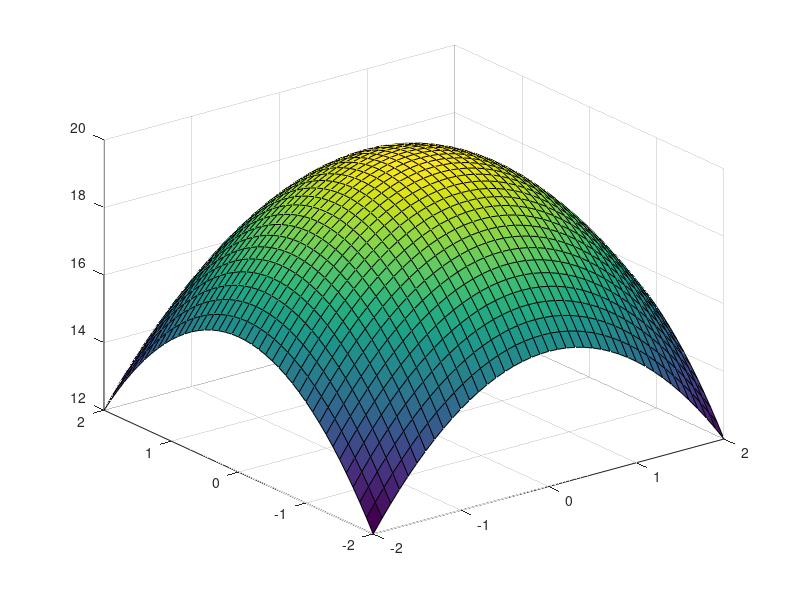

Recreate this plot in MATLAB. (Note: this script raises an error after producing the figure.)
clear all;

u = -2 : 1/10 : 2;
v = -2 : 1/10 : 2;

[X, Y] = meshgrid(u, v);

g = @(x,y) sin (sqrt (x.^2 + y.^2)) ./ sqrt (x.^2 + y.^2);

f = @(x,y) 20 - x.^2 - y.^2;
F = @(x,y,z) z + x.^2 + y.^2 - 20

dfdx = @(x, y, z) 10 * (F(x, y, z) - F(x + 0.1, y, z));
dfdy = @(x, y, z) 10 * (F(x, y, z) - F(x, y + 0.1, z));
dfdz = @(x, y, z) 10 * (F(x, y, z) - F(x, y, z + 0.1));

s = surf(X, Y, f(X, Y));
hold on;

plot3(dfdx, dfdy, dfdz);
waitfor(s)
